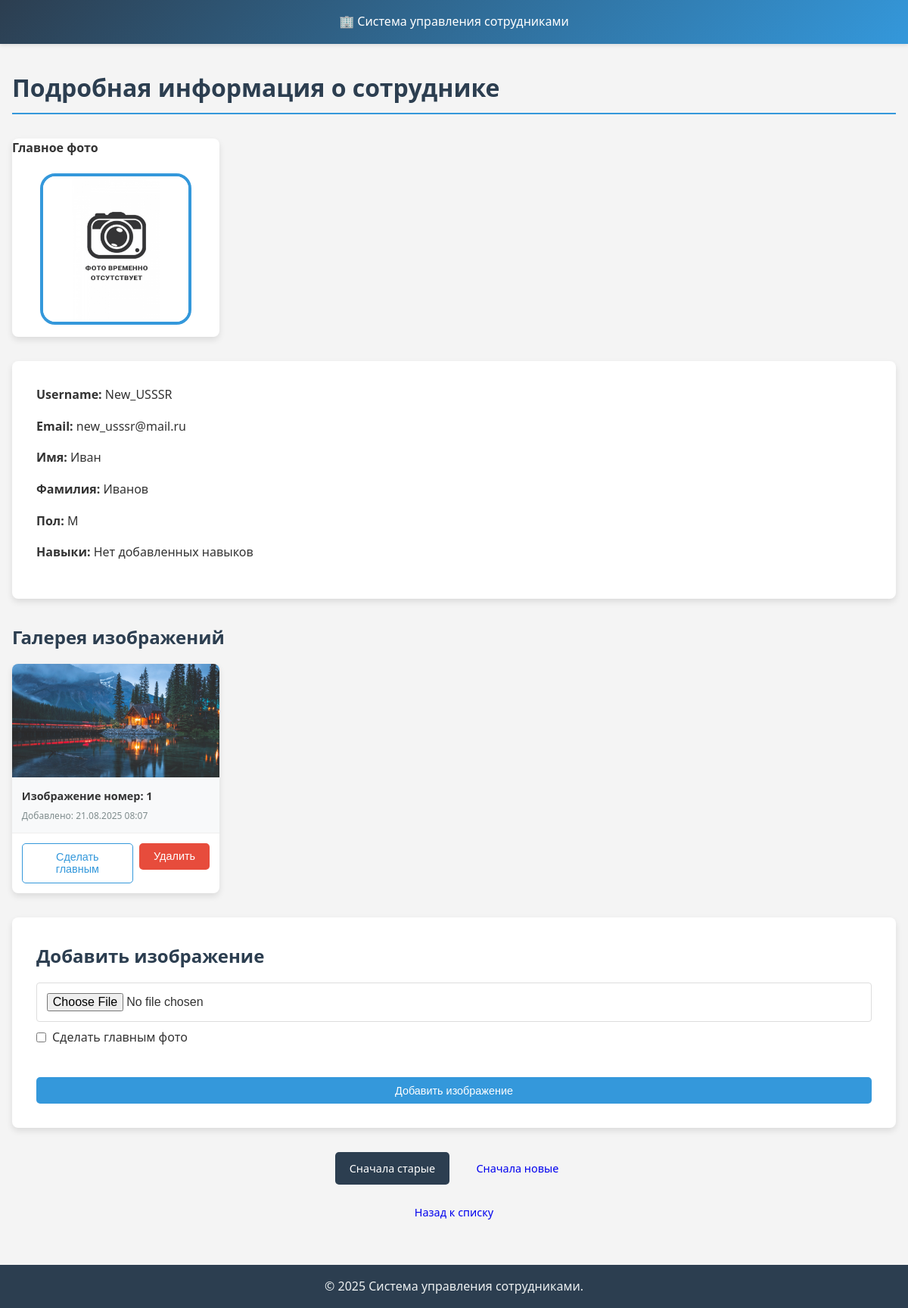
Page /employees/5/ (signed in) on the committed database.
### employees/models.py (models this page shows, shortened)
class Employee(AbstractUser):
    GENDER_CHOICES = [
        ("M", "Мужской"),
        ("F", "Женский"),
    ]
    email = models.EmailField(
        unique=True,
        verbose_name="Email",
        blank=False,
    )
    username = models.CharField(
        max_length=150,
        unique=True,
        verbose_name="Логин",
    )
    middle_name = models.CharField(max_length=100, blank=True, verbose_name="Отчество")
    gender = models.CharField(max_length=1, choices=GENDER_CHOICES, verbose_name="Пол")
    description = models.TextField(blank=True, verbose_name="Описание")
    """
    groups = models.ManyToManyField(
        Group,
        verbose_name="Группы",
        blank=True,
        related_name="employee_groups",  # чтобы избежать конфликтов
        related_query_name="employees",
    )
    """
    class Meta:
        ordering = ("-date_joined",)
        verbose_name = "Сотрудник"
        verbose_name_plural = "Сотрудники"

class EmployeeImage(models.Model):
    employee = models.ForeignKey(
        Employee,
        on_delete=models.CASCADE,
        related_name="images",
        verbose_name="Сотрудник",
    )
    image = models.ImageField(
        upload_to="covers/", blank=True, verbose_name="Изображение"
    )
    order = models.PositiveIntegerField(
        default=None,
        null=True,
        blank=True,
        validators=[MinValueValidator(0)],
        verbose_name="Порядковый номер",
        help_text="Чем меньше число, тем выше в галерее",
    )
    is_main = models.BooleanField(
        default=False,
        verbose_name="Главное фото",
        help_text="Использовать как главное фото сотрудника сотрудника",
    )
    created_at = models.DateTimeField(auto_now_add=True)
    class Meta:
        unique_together = ("employee", "order")
        ordering = ("order", "created_at")
        verbose_name = "файл сотрудника"
        verbose_name_plural = "файлы сотрудников"

### employees/views.py (the view)
# urls.py: path("<int:pk>/", EmployeeDetailViews.as_view(), name="detail"),
class EmployeeDetailViews(LoginRequiredMixin, DetailView):
    model = Employee
    template_name = "employees/employee_details.html"
    context_object_name = "emp"
    @staticmethod
    def get_sorted_images(employee, sort_order):
        if sort_order == "desc":
            return employee.images.all().order_by("-order")
        return employee.images.all().order_by("order")
    def get_context_data(self, **kwargs):
        context = super().get_context_data(**kwargs)
        emp = self.object
        main_photo = emp.images.filter(is_main=True).first()
        sort_order = self.request.GET.get("sort", "asc")
        images = self.get_sorted_images(emp, sort_order)
        context.update(
            {
                "images": images,
                "current_sort": sort_order,
                "main_photo": main_photo,
            }
        )
        return context

### templates/employees/employee_details.html (shortened to what this page needs)
{% extends 'base.html' %}
{% load static %}
{% block extra_css %}
    <link rel="stylesheet" href="{% static 'css/employee/employee_details.css' %}">
{% endblock %}
{% block content %}
    <h1>Подробная информация о сотруднике</h1>
    <div>
        <div class="gallery-container">
            {% if main_photo %}
            <div class="gallery-item">
                <p class="image-order">Главное фото</p>
                    <img src="{{ main_photo.image.url }}"
                         alt="Главное фото {{ emp.username }}"
                         class="avatar" />
            </div>
            {% else %}
            <div class="gallery-item">
                <p class="image-order">Главное фото</p>
                <img src="{% static 'img/noimage.jpg' %}"
                     alt="Фото отсутствует"
                     class="avatar" />
            </div>
            {% endif %}
        </div>
        <div class="employee-info">
            <p><strong>Username:</strong> {{ emp.username }}</p>
            <p><strong>Email:</strong> {{ emp.email }}</p>
            <p><strong>Имя:</strong> {{ emp.first_name }}</p>
            <p><strong>Фамилия:</strong> {{ emp.last_name }}</p>
            <p><strong>Пол:</strong> {{emp.gender}}</p>
            {% if emp.skills.all %}
                <p><strong>Навыки:</strong></p>
                    <ul class="skills-list">
                        {% for skill in emp.skills.all %}
                            <li>{{ skill.get_skill_display }} (уровень {{ skill.level }}/10)</li>
                        {% endfor %}
                    </ul>
            {% else %}
                <p><strong>Навыки:</strong> Нет добавленных навыков</p>
            {% endif %}
        </div>
        {% if images %}
            <h2>Галерея изображений</h2>
            <div class="gallery-container">
                {% for image in images %}
                    {% if not image.is_main %}
                        <div class="gallery-item">
                            <img src="{{ image.image.url }}"
                                 alt="Изображение сотрудника {{ emp.username }}" />
                            <div class="image-info">
                                <p class="image-order">Изображение номер: {{ image.order }}</p>
                                    <small class="image-date">Добавлено:
                                        {{ image.created_at|date:"d.m.Y H:i" }}</small>
                            </div>
                            <div class="image-actions">
                                {% if not image.is_main %}
                                <form method="post" action="{% url 'employees:set_main_photo' emp.pk %}">
                                    <button type="submit" class="btn btn-sm btn-outline">
                                        Сделать главным
                                    </button>
                                </form>
                                {% endif %}
                                <form method="post" action="{% url 'employees:delete_image' emp.pk %}">
                                    <button type="submit" class="btn btn-sm btn-danger" onclick="return confirm('Удалить изображение?')">
                                        Удалить
                                    </button>
                                </form>
                            </div>
                        </div>
                    {% endif %}
                {% endfor %}
            </div>
        {% else %}
            <p class="no-images">Нет изображений в галерее</p>
        {% endif %}
        <div class="add-image-section">
            <h2>Добавить изображение</h2>
            <form method="post"
                  action="{% url 'employees:add_image' emp.pk %}"
                  enctype="multipart/form-data"
                  class="image-upload-form">
                <div class="form-group">
                    <input type="file" name="image" accept="image/*" required>
                    <label>
                        <input type="checkbox" name="is_main"> Сделать главным фото
                    </label>
                </div>
                <button type="submit" class="btn btn-primary">Добавить изображение</button>
            </form>
        </div>
        <div class="sort-buttons">
            <a href="?sort=asc" class="btn {% if current_sort == 'asc' %}active{% endif %}">
                Сначала старые
            </a>
            <a href="?sort=desc" class="btn {% if current_sort == 'desc' %}active{% endif %}">
                Сначала новые
            </a>
        </div>
    </div>
    <div class="sort-buttons">
        <a href="{% url 'employees:list' %}" class="btn back-btn">Назад к списку</a>
    </div>
{% endblock %}

### static_dev/css/base.css (style rules this page uses)
* { margin: 0; padding: 0; box-sizing: border-box; }
body { font-family: 'Segoe UI', Tahoma, Geneva, Verdana, sans-serif; line-height: 1.6; color: #333; background-color: #f4f4f4; min-height: 100vh; display: flex; flex-direction: column; }
.btn { display: inline-block; padding: 0.6rem 1.2rem; border: none; border-radius: 5px; text-decoration: none; font-size: 0.9rem; cursor: pointer; transition: all 0.3s ease; text-align: center; }
.btn-primary { background-color: #3498db; color: white; }
.btn-danger { background-color: #e74c3c; color: white; }
.btn-outline { background-color: transparent; color: #3498db; border: 1px solid #3498db; }
h1, h2, h3 { margin-bottom: 1rem; color: #2c3e50; }
h1 { border-bottom: 2px solid #3498db; padding-bottom: 0.5rem; margin-bottom: 2rem; }
.form-group { margin-bottom: 1rem; }
.form-group label { display: block; margin-bottom: 0.5rem; font-weight: bold; }
.form-group input[type="text"], .form-group input[type="email"], .form-group input[type="password"], .form-group input[type="file"], .form-group textarea, .form-group select { width: 100%; padding: 0.8rem; border: 1px solid #ddd; border-radius: 4px; font-size: 1rem; }

### static_dev/css/employee/employee_details.css (style rules this page uses)
.gallery-container { display: grid; grid-template-columns: repeat(auto-fill, minmax(250px, 1fr)); gap: 1.5rem; margin-bottom: 2rem; }
.gallery-item { background: white; border-radius: 8px; overflow: hidden; box-shadow: 0 4px 8px rgba(0, 0, 0, 0.1); display: flex; flex-direction: column; }
.avatar { width: 200px; height: 200px; object-fit: cover; border-radius: 10%; border: 4px solid #3498db; display: block; margin: 1rem auto; }
.gallery-item img:not(.avatar) { width: 100%; height: 150px; object-fit: cover; display: block; }
.image-info { padding: 0.8rem; background-color: #f8f9fa; font-size: 0.9rem; }
.image-order { font-weight: bold; margin-bottom: 0.3rem; }
.image-date { color: #7f8c8d; display: block; margin-top: 0.3rem; }
.image-actions { padding: 0.8rem; display: flex; gap: 0.5rem; justify-content: center; border-top: 1px solid #eee; margin-top: auto; }
.employee-info { background: white; padding: 2rem; border-radius: 8px; box-shadow: 0 4px 8px rgba(0, 0, 0, 0.1); margin-bottom: 2rem; }
.employee-info p { margin-bottom: 1rem; }
.add-image-section { background: white; padding: 2rem; border-radius: 8px; box-shadow: 0 4px 8px rgba(0, 0, 0, 0.1); margin-bottom: 2rem; }
.image-upload-form { display: flex; flex-direction: column; gap: 1rem; }
.image-upload-form .form-group { display: flex; flex-direction: column; gap: 0.5rem; }
.image-upload-form label { font-weight: normal; display: flex; align-items: center; gap: 0.5rem; cursor: pointer; }
.sort-buttons { display: flex; gap: 1rem; margin-bottom: 1rem; justify-content: center; }
.sort-buttons .btn.active { background-color: #2c3e50; color: white; border-color: #2c3e50; }

### rows in the picture
Employee: username "New_USSSR", email "new_usssr@mail.ru", first_name "Иван", last_name "Иванов", gender "M"
EmployeeImage: image (picture), order "1", created_at "21.08.2025 08:07"
